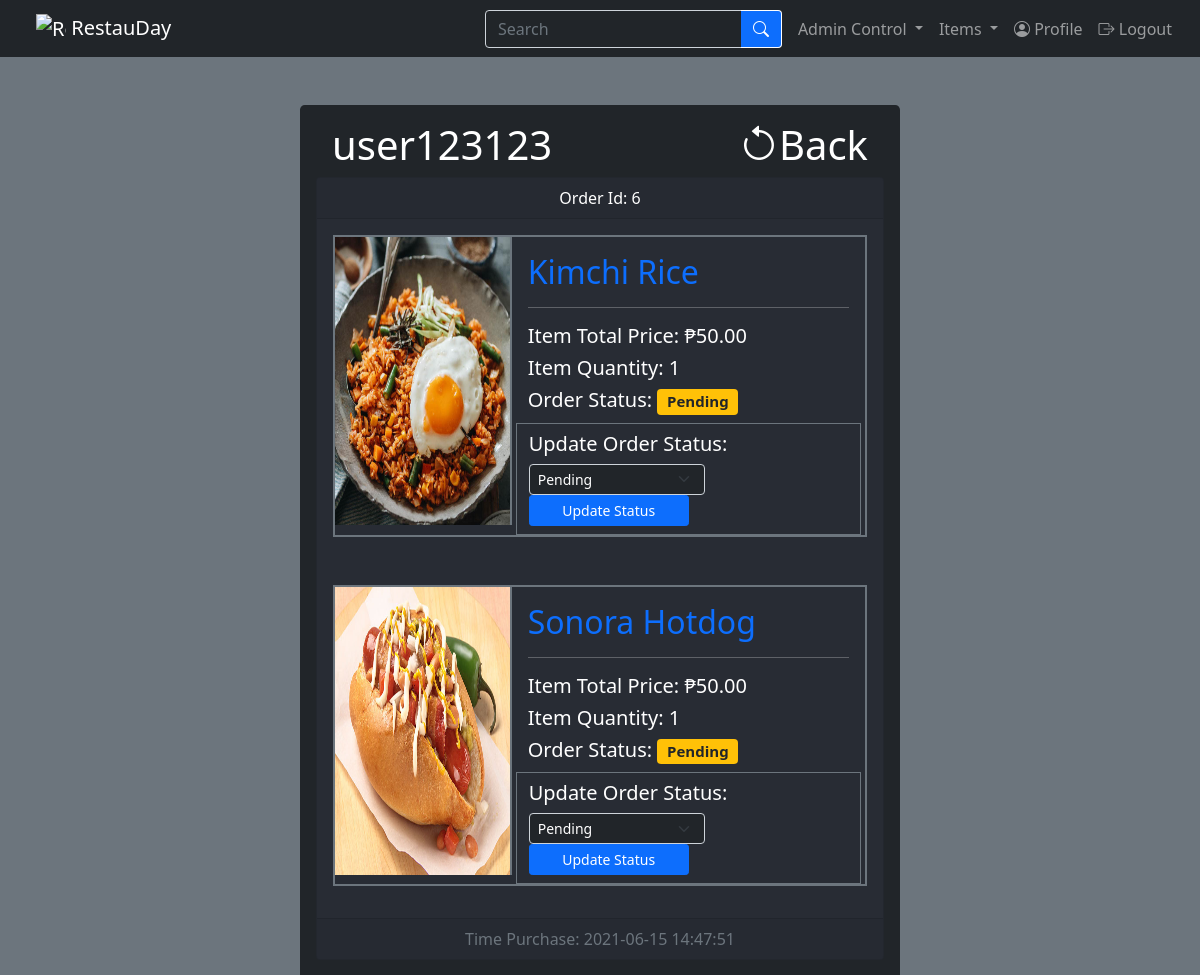
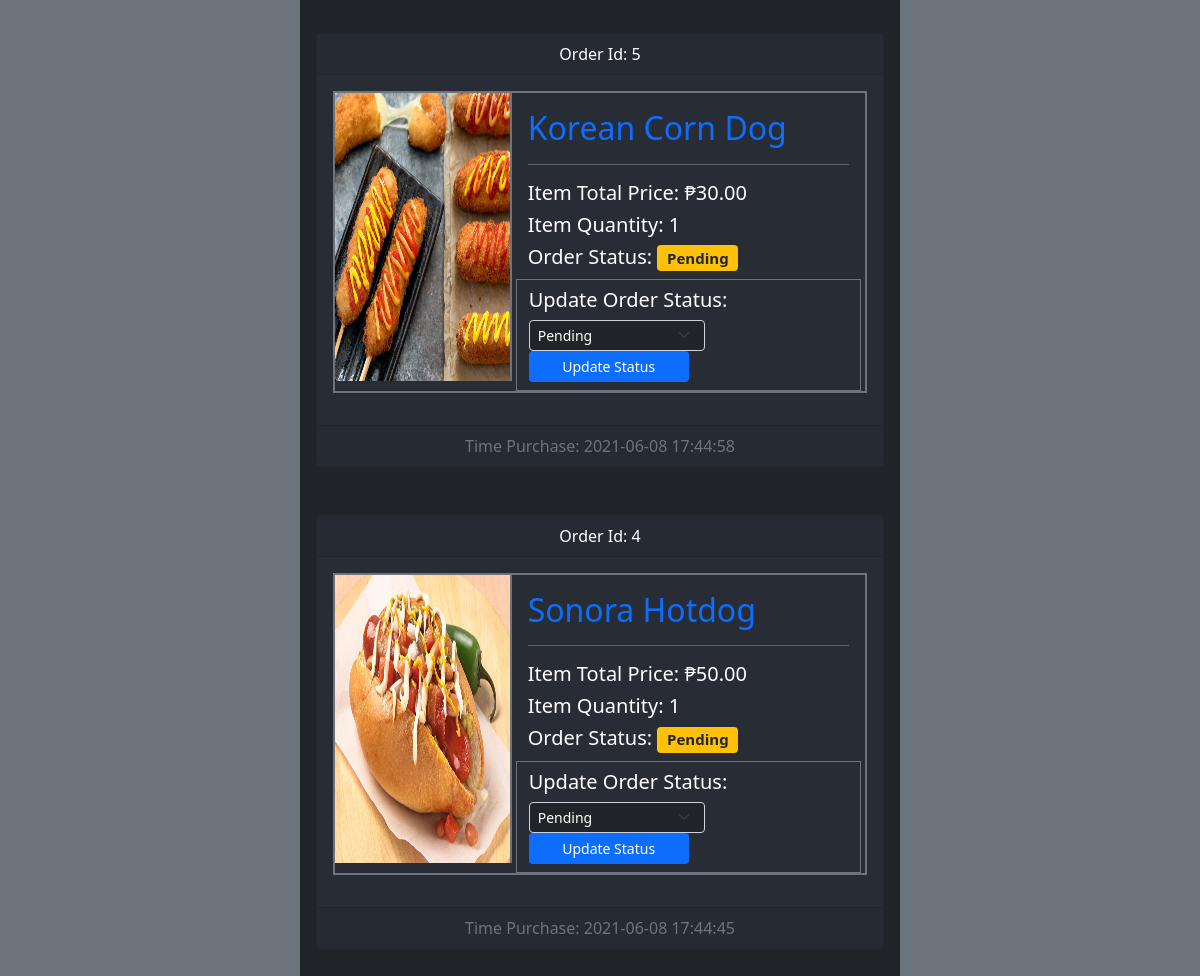
The page /php/adminOrderStatus.php?id=6 (signed in) on the database its author committed (2 pictures, top to bottom).
### tables this page shows
CREATE TABLE `tbl_users` (
  `id` int(25) NOT NULL COMMENT 'int(25)',
  `first_name` varchar(255) NOT NULL COMMENT 'varchar(255)',
  `last_name` varchar(255) NOT NULL COMMENT 'varchar(255)',
  `username` varchar(255) NOT NULL COMMENT 'varchar(255)',
  `address` varchar(255) NOT NULL COMMENT 'varchar(255)',
  `city` varchar(255) NOT NULL COMMENT 'varchar(255)',
  `region` varchar(255) NOT NULL COMMENT 'varchar(255)',
  `zip_code` int(25) NOT NULL COMMENT 'int(25)',
  `password` varchar(255) NOT NULL COMMENT 'varchar(255)',
  `email` varchar(255) NOT NULL COMMENT 'varchar(255)',
  `phone_number` varchar(255) NOT NULL COMMENT 'varchar(255)',
  `profile_picture` varchar(255) NOT NULL DEFAULT 'default.png' COMMENT 'varchar(255)',
  `user_type` varchar(255) NOT NULL COMMENT 'varchar(255)',
  `validated` varchar(255) NOT NULL DEFAULT 'no' COMMENT 'varchar(255)'
);

CREATE TABLE `tbl_history` (
  `id` int(25) NOT NULL COMMENT 'int(25)',
  `user` int(25) NOT NULL COMMENT 'int(25)\r\nFor id',
  `picture` varchar(255) NOT NULL COMMENT 'varchar(255)',
  `name` varchar(255) NOT NULL COMMENT 'varchar(255)',
  `item` int(25) NOT NULL COMMENT 'int(25)\r\nFor id',
  `quantity` int(25) NOT NULL COMMENT 'int(25)',
  `price` decimal(11,2) NOT NULL COMMENT 'decimal(11,2)',
  `time` timestamp NOT NULL DEFAULT current_timestamp(),
  `status` varchar(255) NOT NULL COMMENT 'varchar(255)',
  `order_id` int(25) NOT NULL COMMENT 'int(25)'
);

### php/adminOrderStatus.php (the view, shortened to what this page needs)
<?php
    include_once("../inc/database.php");
    $userId = $_GET["id"];
    $querySelectHistoryInfo = "SELECT username FROM tbl_users WHERE id = $userId";
    $executeQuerySelectHistoryInfo = mysqli_query($con, $querySelectHistoryInfo);
    $historyInfo = mysqli_fetch_assoc($executeQuerySelectHistoryInfo);
    $userUsername = $historyInfo["username"];
?>
<!doctype html>
<html lang="en">
    <head>
        <link href="../bootstrap/css/bootstrap.min.css" rel="stylesheet">
        <link rel="stylesheet" href="../bootstrap-icons/bootstrap-icons.css">
        <link href="../bootstrap/local_css/stylesheet.css" rel="stylesheet">
    </head>
    <body class="d-grid gap-5 bg-secondary">
        <?php include_once("../inc/navBar.php"); ?>
        <div class="container p-3 mb-2 bg-dark text-white rounded-3 w-50">
            <div class="row g-0">
                <div class="col-sm-6 col-md-8 ps-3">
                    <h1><?php echo $userUsername?></h1>
                </div>
                <div class="col-6 col-md-4 text-end pe-3">
                    <h1><a href="adminListUsers.php" class="text-reset text-decoration-none"><i class="bi bi-arrow-counterclockwise"></i>Back</a></h1>
                </div>
            </div>
            <?php
                $querySelectHistory = "SELECT * FROM tbl_history WHERE user = $userId ORDER BY order_id DESC";
                $executeQuerySelectHistory = mysqli_query($con, $querySelectHistory);
                $historyOrderId = null;
                $isEmpty = true;
                $isFirst = true;
                while($historyInfo = mysqli_fetch_assoc($executeQuerySelectHistory)) {
                    $isEmpty = false;
                    if($historyInfo["order_id"] != $historyOrderId) {
                        $historyOrderId = $historyInfo["order_id"];
                        if($isFirst == false) {
                            echo "
                                <div class='card-footer text-muted text-center'>
                                    Time Purchase: $historyTime
                                </div>
                                </div>
                            ";
                        }
                        echo "
                            <div class='card history-color mb-5'>
                                <div class='card-header text-center'>
                                    Order Id: $historyOrderId
                                </div>
                        ";
                    }
                    $historyId = $historyInfo["id"];
                    $historyItem = $historyInfo["item"];
                    $historyPicture = $historyInfo["picture"];
                    $historyQuantity = $historyInfo["quantity"];
                    $historyName = $historyInfo["name"];
                    $historyPrice = $historyInfo["price"];
                    $historyTime = $historyInfo["time"];
                    $historyStatus = $historyInfo["status"];
                    echo "
                        <div class='card-body'>
                            <div class='card text-dark bg-transparent mx-auto' style='max-width: 50rem; border: 0;'>
                                <div class='row g-0 border border-secondary border-2' style='margin-bottom: 1rem;'>
                                    <div class='col-md-4 p-0 bg-transparent' style='max-height: 18rem; min-height: 18rem;'>
                                        <a href='item.php?id=$historyItem'>
                                            <img class='border-end border-2 border-secondary' src='../img/items/$historyPicture' alt='Image Unavailable' style='width: 100%; height: 100%;'>
                                        </a>
                                    </div>
                                    <div class='col-md-8'>
                                        <div class='card-body text-break text-white pb-0'>
                                            <h2 class='card-title text-primary'>$historyName</h2>
                                            <hr>
                                            <div class='row'>
                                                <h5>Item Total Price: ₱$historyPrice</h5>
                                                <h5>Item Quantity: $historyQuantity</h5>
                                                <h5>Order Status: ".
                                                    ($historyStatus == 'pending' ? '<span class="badge bg-warning text-dark">Pending</span>' :
                                                        ($historyStatus == 'processing' ? '<span class="badge bg-info text-dark">Processing</span>' :
                                                            ($historyStatus == 'delivered' ? '<span class="badge bg-success text-dark">Delivered</span>' :
                                                                '<span class="badge bg-secondary text-dark">Cancelled</span>')))
                                                ."</h5>
                                                <div class='border border-secondary'>
                                                    <h5 class='mt-2'>
                                                        <form action='adminOrderStatusHandler.php' method='post'>
                                                            Update Order Status:
                                                            <div class='row mt-1'>
                                                                <div class='col'>
                                                                    <select class='form-select form-select-sm bg-dark text-white mt-1' name='orderStatus' style='width: 11rem;'>
                                                                      <option ". ($historyStatus == 'pending' ? 'selected' : '') ." value='pending'>Pending</option>
                                                                      <option ". ($historyStatus == 'processing' ? 'selected' : '') ." value='processing'>Processing</option>
                                                                      <option ". ($historyStatus == 'delivered' ? 'selected' : '') ." value='delivered'>Delivered</option>
                                                                      <option ". ($historyStatus == 'canceled' ? 'selected' : '') ." value='canceled'>Canceled</option>
                                                                    </select>
                                                                </div>
                                                                <div class='col'>
                                                                    <input type='hidden' name='orderId' value='$historyId'>
                                                                    <input type='hidden' name='userId' value='$userId'>
                                                                    <button type='submit' class='btn btn-primary btn-sm' style='width: 10rem;'>Update Status</button>
                                                                </div>
                                                            </div>
                                                        </form>
                                                    </h5>
                                                </div>
                                            </div>
                                        </div>
                                    </div>
                                </div>
                            </div>
                        </div>
                    ";
                    if($isFirst == true) {
                        $isFirst = false;
                    }
                }
                if($isEmpty) {
                    echo "
                        <div class='alert alert-warning text-center' role='alert'>
                            <h2>History is Empty.</h2>
                        </div>";
                } else {
                  echo "
                      <div class='card-footer text-muted text-center'>
                          Time Purchase: $historyTime
                      </div>
                  ";
                }
            ?>
        </div>
    </body>
</html>

### rows shown on the page
tbl_users: username "user123123"
tbl_history: order "6", picture (picture), name "Kimchi Rice", price "50.00", quantity "1", shows "Pending", orderStatus "Pending"
tbl_history: picture (picture), name "Sonora Hotdog", price "50.00", quantity "1", shows "Pending", orderStatus "Pending", time "2021-06-15 14:47:51"
tbl_history: order "5", picture (picture), name "Korean Corn Dog", price "30.00", quantity "1", shows "Pending", orderStatus "Pending", time "2021-06-08 17:44:58"
tbl_history: order "4", picture (picture), name "Sonora Hotdog", price "50.00", quantity "1", shows "Pending", orderStatus "Pending", time "2021-06-08 17:44:45"
